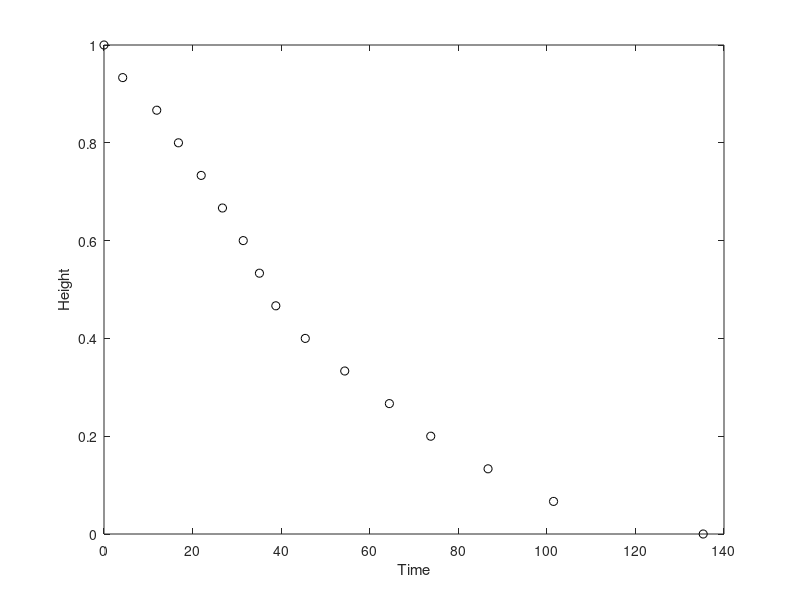

Reproduce this figure in MATLAB. (Note: this script raises an error after producing the figure.)
xAxis= [0, 4.22, 11.91, 16.81, 21.95, 26.75, 31.44, 35.1, 38.8, 45.45, 54.36, 64.44, 73.78, 86.72, 101.51, 135.3];
yAxis  = 1:-1/15:0

plot(xAxis, yAxis, 'ko');
xlabel('Time');
ylabel('Height');

powerModelFunction = @(b,x) (1-b(1).*x).^2;

powerModel = fitnlm(xAxis, yAxis, powerModelFunction, [1])
xx = linspace(0,150)';
line(xx, predict(powerModel, xx), 'linestyle', '--', 'color', 'k')

expModelFunction = @(c,x) 1*(exp(c(1).*x));

exponentialModel = fitnlm(xAxis, yAxis, expModelFunction, [1])
line(xx, predict(exponentialModel, xx), 'linestyle', ':', 'color', 'k')


